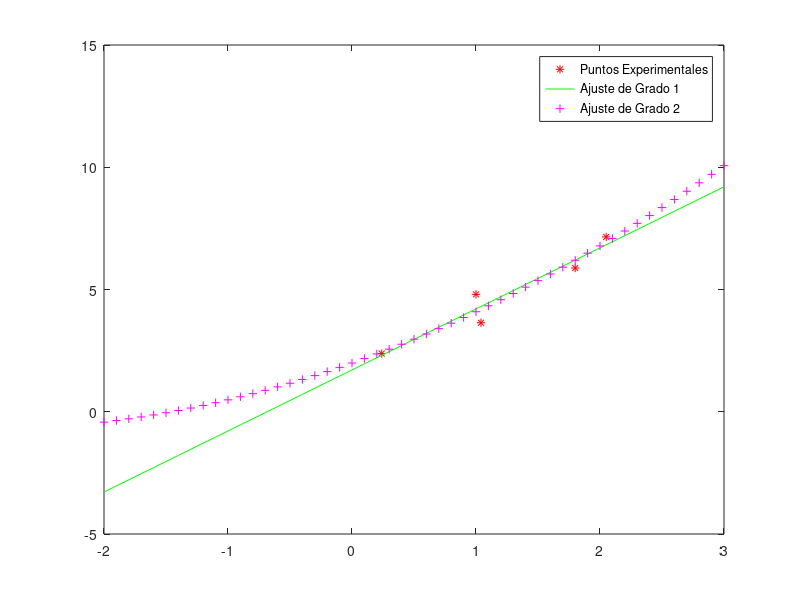

Write the MATLAB code that produced this figure.
clc; clear all;
x= [0.24 1.04 1 1.80 2.05];
y= [2.38 3.64 4.80 5.88 7.15];
plot(x,y,'r*');

n=1;
p=polyfit(x,y,n);
grid
hold on;
r=roots(p)
x2=-2:0.1:3;
y2=polyval(p,x2);
plot(x2,y2,'g-');

n=2;
p2=polyfit(x,y,n);
grid
hold on;
r2=roots(p2)
x3=-2:0.1:3;
y3=polyval(p2,x3);
plot(x3,y3,'m+');

legend('Puntos Experimentales','Ajuste de Grado 1','Ajuste de Grado 2')
